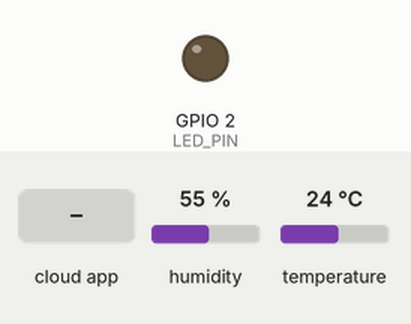
A sketch run on a simulated ESP32. On the bench: output pins drawn as LEDs (lit = HIGH). The test bench sets the inputs (shaded band); at power-on: humidity 55 %, temperature 24 °C. WiFi joins after 1.5 s; servers stay silent unless stated; the Firebase database answers and starts empty; what the sketch prints to the serial monitor is not drawn.

Above: at 2.8 s.
2.9 s: the phone or cloud app sets state to 1
At 5.9 s:
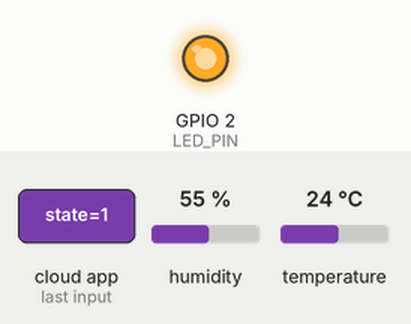
6.9 s: the phone or cloud app sets state to 0
At 12.3 s:
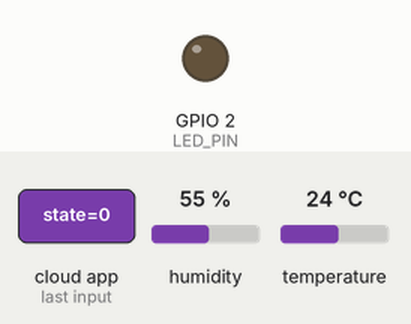
Timing chart, 0 to 13.8 s (numbered marks = the images above; inputs shaded):
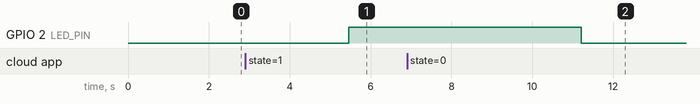

Measured:
- after the input at 2.9 s, GPIO 2 (LED_PIN): LOW → HIGH after 2.6 s
- after the input at 6.9 s, GPIO 2 (LED_PIN): HIGH → LOW after 4.3 s

The sketch:

firebase.ino
```cpp
#include <WiFi.h>
#include <Firebase_ESP_Client.h>
#include <DHT.h>

// WiFi & Firebase
#define WIFI_SSID "Hoa Trinh"
#define WIFI_PASSWORD "!!Hoa0304@$"
#define DATABASE_URL "https://fir-7118a-default-rtdb.firebaseio.com"
#define DATABASE_SECRET "BJ1apxzqPR6wcqTiNMxp4SR6NlLjHOLcQJ6zMJSU"

// DHT & LED
#define DHTPIN 4
#define DHTTYPE DHT22
#define LED_PIN 2
DHT dht(DHTPIN, DHTTYPE);

// Firebase
FirebaseData fbdo;
FirebaseAuth auth;
FirebaseConfig config;

// Timing
unsigned long lastUpdate = 0;
const unsigned long updateInterval = 5000;

void setup() {
  Serial.begin(115200);
  pinMode(LED_PIN, OUTPUT);
  dht.begin();
  Serial.println("Starting...");

  connectWiFi();

  config.database_url = DATABASE_URL;
  config.signer.tokens.legacy_token = DATABASE_SECRET;
  Firebase.begin(&config, &auth);
  Firebase.reconnectWiFi(true);

  if (Firebase.ready() && !Firebase.RTDB.getInt(&fbdo, "/led/state")) {
    if (fbdo.errorReason() == "path not exist") {
      Firebase.RTDB.setInt(&fbdo, "/led/state", 0);
      Serial.println("Initialized /led/state to 0");
    }
  }
}

void loop() {
  if (WiFi.status() != WL_CONNECTED) {
    Serial.println("WiFi disconnected. Reconnecting...");
    connectWiFi();
    Firebase.RTDB.setBool(&fbdo, "/device/connected", false);
    return;
  }

  if (!Firebase.ready()) {
    Serial.println("Firebase not ready.");
    return;
  }

  if (millis() - lastUpdate >= updateInterval) {
    float t = dht.readTemperature();
    float h = dht.readHumidity();

    if (!isnan(t) && !isnan(h)) {
      Firebase.RTDB.setFloat(&fbdo, "/sensors/temperature", t);
      Firebase.RTDB.setFloat(&fbdo, "/sensors/humidity", h);
      Serial.print("Temperature: "); Serial.print(t); Serial.print(" °C, ");
      Serial.print("Humidity: "); Serial.print(h); Serial.println(" %");
    } else {
      Serial.println("Failed to read from DHT sensor!");
    }

    if (Firebase.RTDB.getInt(&fbdo, "/led/state")) {
      bool ledOn = fbdo.intData();
      digitalWrite(LED_PIN, ledOn ? HIGH : LOW);
      Serial.print("LED state: "); Serial.println(ledOn ? "ON" : "OFF");
    }

    Firebase.RTDB.setBool(&fbdo, "/device/connected", true);

    int rssi = WiFi.RSSI();
    int signalStrength = map(rssi, -100, -50, 0, 100);
    signalStrength = constrain(signalStrength, 0, 100);
    Firebase.RTDB.setInt(&fbdo, "/device/signal", signalStrength);
    Serial.print("WiFi Signal: "); Serial.print(signalStrength); Serial.println(" %");

    lastUpdate = millis();
  }
}

void connectWiFi() {
  Serial.print("Connecting to WiFi: ");
  Serial.println(WIFI_SSID);
  WiFi.begin(WIFI_SSID, WIFI_PASSWORD);
  while (WiFi.status() != WL_CONNECTED) {
    Serial.print(".");
    delay(500);
  }
  Serial.println("");
  Serial.println("WiFi connected!");
  Serial.print("IP address: ");
  Serial.println(WiFi.localIP());
}
```
